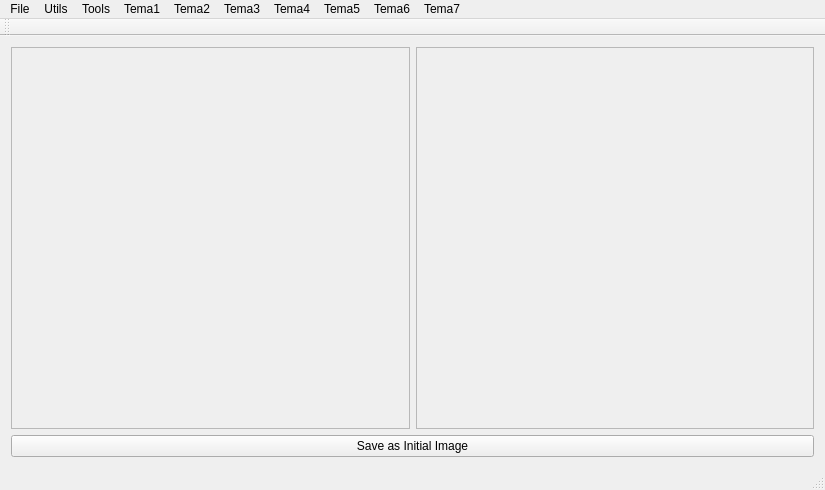
<?xml version="1.0" encoding="UTF-8"?>
<ui version="4.0">
 <class>MainWindow</class>
 <widget class="QMainWindow" name="MainWindow">
  <property name="geometry">
   <rect>
    <x>0</x>
    <y>0</y>
    <width>825</width>
    <height>490</height>
   </rect>
  </property>
  <property name="windowTitle">
   <string>ImageProcessingTool</string>
  </property>
  <widget class="QWidget" name="centralWidget">
   <layout class="QGridLayout" name="gridLayout">
    <item row="0" column="0">
     <widget class="QScrollArea" name="scrollArea">
      <property name="enabled">
       <bool>true</bool>
      </property>
      <property name="sizeAdjustPolicy">
       <enum>QAbstractScrollArea::AdjustToContents</enum>
      </property>
      <property name="widgetResizable">
       <bool>true</bool>
      </property>
      <widget class="QWidget" name="scrollAreaWidgetContents_5">
       <property name="geometry">
        <rect>
         <x>0</x>
         <y>0</y>
         <width>399</width>
         <height>388</height>
        </rect>
       </property>
       <layout class="QHBoxLayout" name="horizontalLayout_2">
        <item>
         <widget class="QLabel" name="label">
          <property name="maximumSize">
           <size>
            <width>16777215</width>
            <height>16777215</height>
           </size>
          </property>
          <property name="autoFillBackground">
           <bool>false</bool>
          </property>
          <property name="text">
           <string/>
          </property>
          <property name="alignment">
           <set>Qt::AlignLeading|Qt::AlignLeft|Qt::AlignTop</set>
          </property>
         </widget>
        </item>
       </layout>
      </widget>
     </widget>
    </item>
    <item row="0" column="1">
     <widget class="QScrollArea" name="scrollArea_2">
      <property name="acceptDrops">
       <bool>false</bool>
      </property>
      <property name="autoFillBackground">
       <bool>false</bool>
      </property>
      <property name="sizeAdjustPolicy">
       <enum>QAbstractScrollArea::AdjustToContents</enum>
      </property>
      <property name="widgetResizable">
       <bool>true</bool>
      </property>
      <widget class="QWidget" name="scrollAreaWidgetContents_6">
       <property name="geometry">
        <rect>
         <x>0</x>
         <y>0</y>
         <width>398</width>
         <height>388</height>
        </rect>
       </property>
       <layout class="QHBoxLayout" name="horizontalLayout">
        <item>
         <widget class="QLabel" name="label_2">
          <property name="maximumSize">
           <size>
            <width>16777215</width>
            <height>16777215</height>
           </size>
          </property>
          <property name="autoFillBackground">
           <bool>false</bool>
          </property>
          <property name="text">
           <string/>
          </property>
          <property name="alignment">
           <set>Qt::AlignLeading|Qt::AlignLeft|Qt::AlignTop</set>
          </property>
         </widget>
        </item>
       </layout>
      </widget>
     </widget>
    </item>
    <item row="1" column="0" colspan="2">
     <widget class="QPushButton" name="btnSaveAsInitialImage">
      <property name="text">
       <string>Save as Initial Image</string>
      </property>
     </widget>
    </item>
   </layout>
  </widget>
  <widget class="QMenuBar" name="menuBar">
   <property name="geometry">
    <rect>
     <x>0</x>
     <y>0</y>
     <width>825</width>
     <height>21</height>
    </rect>
   </property>
   <widget class="QMenu" name="menuFile">
    <property name="title">
     <string>File</string>
    </property>
    <widget class="QMenu" name="menuOpen">
     <property name="title">
      <string>Open</string>
     </property>
     <addaction name="actionGreyscale"/>
     <addaction name="actionColor"/>
    </widget>
    <addaction name="menuOpen"/>
    <addaction name="actionSave_as"/>
   </widget>
   <widget class="QMenu" name="menuLaunch_Smart_Dialog">
    <property name="title">
     <string>Utils</string>
    </property>
    <widget class="QMenu" name="menuLaunch_Smart_Dialog_2">
     <property name="title">
      <string>Launch Smart Dialog</string>
     </property>
     <addaction name="actionLamba"/>
     <addaction name="actionGama"/>
    </widget>
    <addaction name="menuLaunch_Smart_Dialog_2"/>
   </widget>
   <widget class="QMenu" name="menuTools">
    <property name="title">
     <string>Tools</string>
    </property>
    <addaction name="actionRevert_colors"/>
    <addaction name="actionPlot_grey_level"/>
    <addaction name="actionLaunch_magnifier"/>
   </widget>
   <widget class="QMenu" name="menuTema1">
    <property name="title">
     <string>Tema1</string>
    </property>
    <addaction name="actionMirroring"/>
    <addaction name="actionThresholding"/>
    <addaction name="actionHistogram"/>
   </widget>
   <widget class="QMenu" name="menuTema2">
    <property name="title">
     <string>Tema2</string>
    </property>
    <addaction name="actionBrightnessIncreasing"/>
    <addaction name="actionBrightnessDiminishing"/>
   </widget>
   <widget class="QMenu" name="menuTema3">
    <property name="title">
     <string>Tema3</string>
    </property>
    <addaction name="actionColorBinarization"/>
   </widget>
   <widget class="QMenu" name="menuTema4">
    <property name="title">
     <string>Tema4</string>
    </property>
    <addaction name="actionMeanFilter"/>
   </widget>
   <widget class="QMenu" name="menuTema6">
    <property name="title">
     <string>Tema6</string>
    </property>
    <addaction name="actionClosing"/>
   </widget>
   <widget class="QMenu" name="menuTema7">
    <property name="title">
     <string>Tema7</string>
    </property>
    <addaction name="actionRotatiaCuInterpolare"/>
   </widget>
   <widget class="QMenu" name="menuTema5">
    <property name="title">
     <string>Tema5</string>
    </property>
    <addaction name="actionPrewitt"/>
   </widget>
   <addaction name="menuFile"/>
   <addaction name="menuLaunch_Smart_Dialog"/>
   <addaction name="menuTools"/>
   <addaction name="menuTema1"/>
   <addaction name="menuTema2"/>
   <addaction name="menuTema3"/>
   <addaction name="menuTema4"/>
   <addaction name="menuTema5"/>
   <addaction name="menuTema6"/>
   <addaction name="menuTema7"/>
  </widget>
  <widget class="QToolBar" name="mainToolBar">
   <attribute name="toolBarArea">
    <enum>TopToolBarArea</enum>
   </attribute>
   <attribute name="toolBarBreak">
    <bool>false</bool>
   </attribute>
  </widget>
  <widget class="QStatusBar" name="statusBar"/>
  <action name="actionGreyscale">
   <property name="text">
    <string>Greyscale</string>
   </property>
  </action>
  <action name="actionSave_as">
   <property name="text">
    <string>Save as</string>
   </property>
  </action>
  <action name="actionColor">
   <property name="text">
    <string>Color</string>
   </property>
  </action>
  <action name="actionLamba">
   <property name="text">
    <string>Lambda</string>
   </property>
  </action>
  <action name="actionRevert_colors">
   <property name="text">
    <string>Revert colors</string>
   </property>
  </action>
  <action name="actionPlot_grey_level">
   <property name="text">
    <string>Plot grey level</string>
   </property>
  </action>
  <action name="actionLaunch_magnifier">
   <property name="text">
    <string>Launch magnifier</string>
   </property>
  </action>
  <action name="actionGama">
   <property name="text">
    <string>Gama</string>
   </property>
  </action>
  <action name="actionMirroring">
   <property name="text">
    <string>Mirroring</string>
   </property>
  </action>
  <action name="actionThresholding">
   <property name="text">
    <string>Thresholding</string>
   </property>
  </action>
  <action name="actionHistogram">
   <property name="text">
    <string>Histogram</string>
   </property>
  </action>
  <action name="actionBrightnessIncreasing">
   <property name="text">
    <string>BrightnessIncreasing</string>
   </property>
  </action>
  <action name="actionBrightnessDiminishing">
   <property name="text">
    <string>BrightnessDiminishing</string>
   </property>
  </action>
  <action name="actionColorBinarization">
   <property name="text">
    <string>ColorBinarization</string>
   </property>
  </action>
  <action name="actionMeanFilter">
   <property name="text">
    <string>MeanFilter</string>
   </property>
  </action>
  <action name="actionClosing">
   <property name="text">
    <string>Closing</string>
   </property>
  </action>
  <action name="actionRotatiaCuInterpolare">
   <property name="text">
    <string>RotatiaCuInterpolare</string>
   </property>
  </action>
  <action name="actionLaplace">
   <property name="text">
    <string>Laplace</string>
   </property>
  </action>
  <action name="actionPrewitt">
   <property name="text">
    <string>Prewitt</string>
   </property>
  </action>
 </widget>
 <layoutdefault spacing="6" margin="11"/>
 <resources/>
 <connections/>
</ui>
